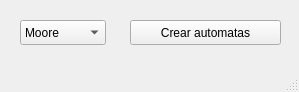
<?xml version="1.0" encoding="UTF-8"?>
<ui version="4.0">
 <class>MainWindow</class>
 <widget class="QMainWindow" name="MainWindow">
  <property name="geometry">
   <rect>
    <x>0</x>
    <y>0</y>
    <width>299</width>
    <height>92</height>
   </rect>
  </property>
  <property name="windowTitle">
   <string>MainWindow</string>
  </property>
  <widget class="QWidget" name="centralwidget">
   <widget class="QPushButton" name="pushButton">
    <property name="geometry">
     <rect>
      <x>130</x>
      <y>20</y>
      <width>151</width>
      <height>25</height>
     </rect>
    </property>
    <property name="text">
     <string>Crear automatas</string>
    </property>
   </widget>
   <widget class="QComboBox" name="comboBox">
    <property name="geometry">
     <rect>
      <x>20</x>
      <y>20</y>
      <width>86</width>
      <height>25</height>
     </rect>
    </property>
    <property name="currentText">
     <string>Moore</string>
    </property>
    <item>
     <property name="text">
      <string>Moore</string>
     </property>
    </item>
    <item>
     <property name="text">
      <string>Mealy</string>
     </property>
    </item>
   </widget>
  </widget>
  <widget class="QMenuBar" name="menubar">
   <property name="geometry">
    <rect>
     <x>0</x>
     <y>0</y>
     <width>299</width>
     <height>22</height>
    </rect>
   </property>
  </widget>
  <widget class="QStatusBar" name="statusbar"/>
 </widget>
 <resources/>
 <connections/>
</ui>
